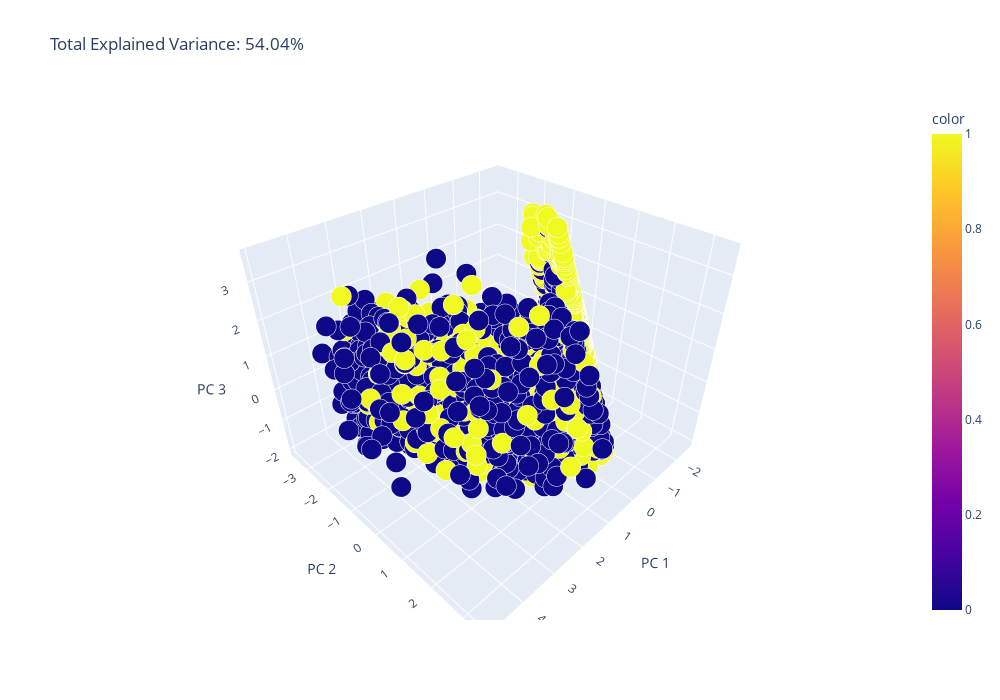

Notebook source saved alongside this figure:
### Code cell
pca = PCA(n_components=3)
components = pca.fit_transform(X)

total_var = pca.explained_variance_ratio_.sum() * 100

fig = px.scatter_3d(
    components, x=0, y=1, z=2, color=y, size=0.1*np.ones(len(X)), opacity = 1,
    title=f'Total Explained Variance: {total_var:.2f}%',
    labels={'0': 'PC 1', '1': 'PC 2', '2': 'PC 3'},
    width=1000, height=700
)
fig.show()

### Figure 1 — Plotly figure (JSON) as saved in the notebook; plotly's stock layout.template omitted (floating-point values rounded to 4 significant figures; data arrays with more than 128 entries replaced by an {"elided": "..."} marker saying what was removed)
{"data": [{"hovertemplate": "PC 1=%{x}<br>PC 2=%{y}<br>PC 3=%{z}<br>size=%{marker.size}<br>color=%{marker.color}<extra></extra>", "legendgroup": "", "marker": {"color": {"elided": "8693 int values"}, "coloraxis": "coloraxis", "opacity": 1, "size": {"elided": "8693 float values"}, "sizemode": "area", "sizeref": 0.00025, "symbol": "circle"}, "mode": "markers", "name": "", "scene": "scene", "showlegend": false, "type": "scatter3d", "x": {"elided": "8693 float values"}, "y": {"elided": "8693 float values"}, "z": {"elided": "8693 float values"}}], "layout": {"coloraxis": {"colorbar": {"title": {"text": "color"}}, "colorscale": [[0, "#0d0887"], [0.1111, "#46039f"], [0.2222, "#7201a8"], [0.3333, "#9c179e"], [0.4444, "#bd3786"], [0.5556, "#d8576b"], [0.6667, "#ed7953"], [0.7778, "#fb9f3a"], [0.8889, "#fdca26"], [1, "#f0f921"]]}, "height": 700, "legend": {"itemsizing": "constant", "tracegroupgap": 0}, "scene": {"domain": {"x": [0, 1], "y": [0, 1]}, "xaxis": {"title": {"text": "PC 1"}}, "yaxis": {"title": {"text": "PC 2"}}, "zaxis": {"title": {"text": "PC 3"}}}, "title": {"text": "Total Explained Variance: 54.04%"}, "width": 1000}}
